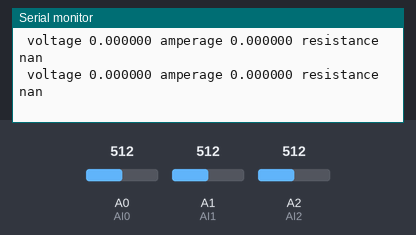
The sketch below on a simulated Arduino Uno, built with avr-gcc and run on an emulated ATmega328P. On the bench: the last lines printed to the serial monitor. The inputs (shaded band) are chosen by the test bench; at power-on: A2 (AI2) = 512, A0 (AI0) = 512, A1 (AI1) = 512.

Above: at 5.2 s.
5.3 s: A2 (AI2) set to 701
At 5.42 s:
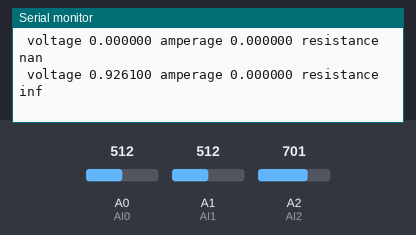
8.3 s: A2 (AI2) set to 716
At 8.34 s:
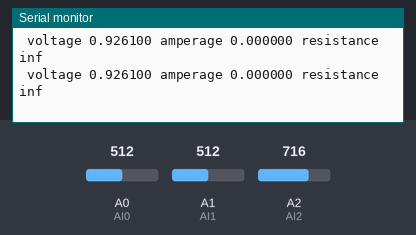

Measured:
- after the input at 5.3 s, the serial monitor: prints a new line after 0.11 s (image 1)

The sketch:

OhmsLaw_SimpleVA.ino
```cpp
 /////////////////////////////////////////////////////////
// very simple voltmeter and equally simple ammeter
// will measure 0 to 5V only!
// Voltages outside 0 to 5V will destroy your Arduino!!!
// Delta_V_shunt must therefore be much much less than 5V
// The shunt resistor should be much less than the
// resistance of the rest of the circuit.
/////////////////////////////////////////////////////////
// Shunt resistor value goes here:
  float R_shunt= 220;
  	//ohms  -  remember you have to replace this with your
  	// actual shunt resistor value

// make some integer variables that identify
//the analog input pins we will use:
   int AI0 = 0;
   int AI1 = 1;
   int AI2 = 2;

// you also need a place to put the analog to
//digital converter values from the Arduino
   int ADC0 = 0;
   int ADC1 = 0;
   int ADC2 = 0;

// Remember we will have to convert from Analog to
// digital converter(ADC) units to volts. We need
// our delta_V_min just like we did in lab 3
   float delta_v_min=0.0049;   // volts per A2D unit

// We need a place to put the
// calculated voltage and current.
float voltage = 0.0;
float amperage = 0.0;

/////////////////////////////////////////////////////////
 void setup() {
  // put your setup code here, to run once:
  //Initiate Serial Communication
  Serial.begin(9600);    //9600 baud rate
}
/////////////////////////////////////////////////////////
 void loop() {
  // Read in the voltages in A2D units form the
  // Arduino Analog pins
  ADC0 = analogRead(AI0);
  ADC1 = analogRead(AI1);
  ADC2 = analogRead(AI2);

  // Convert the voltage across the
  // test resistor to voltage
  //   units using delta_v_min
  voltage = (ADC2-ADC1) * delta_v_min;

  // Convert the voltage across R_shunt to voltage units
  // using delt_v_min, then convert to
  // current using R_shunt
  amperage = (ADC1-ADC0)* delta_v_min / R_shunt;

  // output the voltage, amperage, and resistance
  Serial.print(" voltage ");
  Serial.print(voltage, 6);
  Serial.print(" amperage ");
  Serial.print(amperage,6);
  Serial.print( " resistance " );
  Serial.println(voltage/amperage, 4);
}
```
